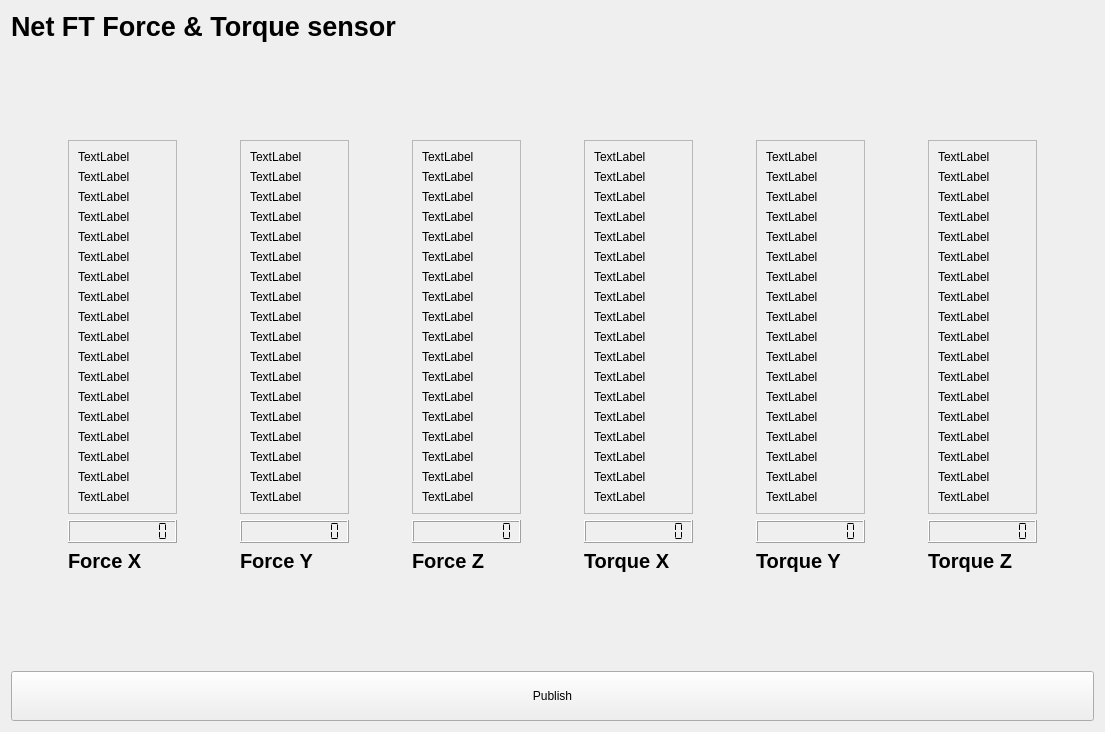
<?xml version="1.0" encoding="UTF-8"?>
<ui version="4.0">
 <class>Form</class>
 <widget class="QWidget" name="Form">
  <property name="geometry">
   <rect>
    <x>0</x>
    <y>0</y>
    <width>1105</width>
    <height>732</height>
   </rect>
  </property>
  <property name="windowTitle">
   <string>Form</string>
  </property>
  <layout class="QHBoxLayout" name="horizontalLayout_4">
   <item>
    <layout class="QGridLayout" name="gridLayout">
     <item row="2" column="0">
      <layout class="QGridLayout" name="gridLayout_4">
       <item row="0" column="0">
        <layout class="QGridLayout" name="gridLayout_5">
         <item row="1" column="0">
          <layout class="QHBoxLayout" name="horizontalLayout_2"/>
         </item>
         <item row="0" column="0">
          <layout class="QHBoxLayout" name="horizontalLayout_16">
           <item>
            <spacer name="horizontalSpacer_11">
             <property name="orientation">
              <enum>Qt::Horizontal</enum>
             </property>
             <property name="sizeHint" stdset="0">
              <size>
               <width>40</width>
               <height>20</height>
              </size>
             </property>
            </spacer>
           </item>
           <item>
            <layout class="QVBoxLayout" name="verticalLayout_14">
             <item>
              <spacer name="verticalSpacer_8">
               <property name="orientation">
                <enum>Qt::Vertical</enum>
               </property>
               <property name="sizeHint" stdset="0">
                <size>
                 <width>20</width>
                 <height>40</height>
                </size>
               </property>
              </spacer>
             </item>
             <item>
              <widget class="QFrame" name="frame_0">
               <property name="frameShape">
                <enum>QFrame::StyledPanel</enum>
               </property>
               <property name="frameShadow">
                <enum>QFrame::Raised</enum>
               </property>
               <layout class="QGridLayout" name="gridLayout_3">
                <item row="13" column="0">
                 <widget class="QLabel" name="clab_0_5">
                  <property name="text">
                   <string>TextLabel</string>
                  </property>
                 </widget>
                </item>
                <item row="8" column="0">
                 <widget class="QLabel" name="clab_0_10">
                  <property name="text">
                   <string>TextLabel</string>
                  </property>
                 </widget>
                </item>
                <item row="17" column="0">
                 <widget class="QLabel" name="clab_0_1">
                  <property name="text">
                   <string>TextLabel</string>
                  </property>
                 </widget>
                </item>
                <item row="18" column="0">
                 <widget class="QLabel" name="clab_0_0">
                  <property name="text">
                   <string>TextLabel</string>
                  </property>
                 </widget>
                </item>
                <item row="15" column="0">
                 <widget class="QLabel" name="clab_0_3">
                  <property name="text">
                   <string>TextLabel</string>
                  </property>
                 </widget>
                </item>
                <item row="16" column="0">
                 <widget class="QLabel" name="clab_0_2">
                  <property name="text">
                   <string>TextLabel</string>
                  </property>
                 </widget>
                </item>
                <item row="10" column="0">
                 <widget class="QLabel" name="clab_0_8">
                  <property name="text">
                   <string>TextLabel</string>
                  </property>
                 </widget>
                </item>
                <item row="14" column="0">
                 <widget class="QLabel" name="clab_0_4">
                  <property name="text">
                   <string>TextLabel</string>
                  </property>
                 </widget>
                </item>
                <item row="0" column="0">
                 <widget class="QLabel" name="clab_0_17">
                  <property name="text">
                   <string>TextLabel</string>
                  </property>
                 </widget>
                </item>
                <item row="12" column="0">
                 <widget class="QLabel" name="clab_0_6">
                  <property name="text">
                   <string>TextLabel</string>
                  </property>
                 </widget>
                </item>
                <item row="11" column="0">
                 <widget class="QLabel" name="clab_0_7">
                  <property name="text">
                   <string>TextLabel</string>
                  </property>
                 </widget>
                </item>
                <item row="6" column="0">
                 <widget class="QLabel" name="clab_0_11">
                  <property name="text">
                   <string>TextLabel</string>
                  </property>
                 </widget>
                </item>
                <item row="2" column="0">
                 <widget class="QLabel" name="clab_0_15">
                  <property name="text">
                   <string>TextLabel</string>
                  </property>
                 </widget>
                </item>
                <item row="4" column="0">
                 <widget class="QLabel" name="clab_0_13">
                  <property name="text">
                   <string>TextLabel</string>
                  </property>
                 </widget>
                </item>
                <item row="1" column="0">
                 <widget class="QLabel" name="clab_0_16">
                  <property name="text">
                   <string>TextLabel</string>
                  </property>
                 </widget>
                </item>
                <item row="3" column="0">
                 <widget class="QLabel" name="clab_0_14">
                  <property name="text">
                   <string>TextLabel</string>
                  </property>
                 </widget>
                </item>
                <item row="5" column="0">
                 <widget class="QLabel" name="clab_0_12">
                  <property name="text">
                   <string>TextLabel</string>
                  </property>
                 </widget>
                </item>
                <item row="9" column="0">
                 <widget class="QLabel" name="clab_0_9">
                  <property name="text">
                   <string>TextLabel</string>
                  </property>
                 </widget>
                </item>
               </layout>
              </widget>
             </item>
             <item>
              <widget class="QLCDNumber" name="lcd_display_0">
               <property name="font">
                <font>
                 <pointsize>15</pointsize>
                 <weight>75</weight>
                 <bold>true</bold>
                </font>
               </property>
               <property name="frameShadow">
                <enum>QFrame::Raised</enum>
               </property>
               <property name="numDigits">
                <number>10</number>
               </property>
               <property name="segmentStyle">
                <enum>QLCDNumber::Flat</enum>
               </property>
              </widget>
             </item>
             <item>
              <widget class="QLabel" name="clab_fx">
               <property name="font">
                <font>
                 <pointsize>15</pointsize>
                 <weight>75</weight>
                 <bold>true</bold>
                </font>
               </property>
               <property name="text">
                <string>Force X</string>
               </property>
              </widget>
             </item>
             <item>
              <spacer name="verticalSpacer_5">
               <property name="orientation">
                <enum>Qt::Vertical</enum>
               </property>
               <property name="sizeHint" stdset="0">
                <size>
                 <width>20</width>
                 <height>40</height>
                </size>
               </property>
              </spacer>
             </item>
            </layout>
           </item>
           <item>
            <spacer name="horizontalSpacer_9">
             <property name="orientation">
              <enum>Qt::Horizontal</enum>
             </property>
             <property name="sizeHint" stdset="0">
              <size>
               <width>40</width>
               <height>20</height>
              </size>
             </property>
            </spacer>
           </item>
           <item>
            <layout class="QVBoxLayout" name="verticalLayout_16">
             <item>
              <spacer name="verticalSpacer_10">
               <property name="orientation">
                <enum>Qt::Vertical</enum>
               </property>
               <property name="sizeHint" stdset="0">
                <size>
                 <width>20</width>
                 <height>40</height>
                </size>
               </property>
              </spacer>
             </item>
             <item>
              <widget class="QFrame" name="frame_1">
               <property name="frameShape">
                <enum>QFrame::StyledPanel</enum>
               </property>
               <property name="frameShadow">
                <enum>QFrame::Raised</enum>
               </property>
               <layout class="QGridLayout" name="gridLayout_6">
                <item row="10" column="0">
                 <widget class="QLabel" name="clab_1_7">
                  <property name="text">
                   <string>TextLabel</string>
                  </property>
                 </widget>
                </item>
                <item row="0" column="0">
                 <widget class="QLabel" name="clab_1_17">
                  <property name="text">
                   <string>TextLabel</string>
                  </property>
                 </widget>
                </item>
                <item row="7" column="0">
                 <widget class="QLabel" name="clab_1_10">
                  <property name="text">
                   <string>TextLabel</string>
                  </property>
                 </widget>
                </item>
                <item row="13" column="0">
                 <widget class="QLabel" name="clab_1_4">
                  <property name="text">
                   <string>TextLabel</string>
                  </property>
                 </widget>
                </item>
                <item row="1" column="0">
                 <widget class="QLabel" name="clab_1_16">
                  <property name="text">
                   <string>TextLabel</string>
                  </property>
                 </widget>
                </item>
                <item row="11" column="0">
                 <widget class="QLabel" name="clab_1_6">
                  <property name="text">
                   <string>TextLabel</string>
                  </property>
                 </widget>
                </item>
                <item row="2" column="0">
                 <widget class="QLabel" name="clab_1_15">
                  <property name="text">
                   <string>TextLabel</string>
                  </property>
                 </widget>
                </item>
                <item row="14" column="0">
                 <widget class="QLabel" name="clab_1_3">
                  <property name="text">
                   <string>TextLabel</string>
                  </property>
                 </widget>
                </item>
                <item row="9" column="0">
                 <widget class="QLabel" name="clab_1_8">
                  <property name="text">
                   <string>TextLabel</string>
                  </property>
                 </widget>
                </item>
                <item row="6" column="0">
                 <widget class="QLabel" name="clab_1_11">
                  <property name="text">
                   <string>TextLabel</string>
                  </property>
                 </widget>
                </item>
                <item row="3" column="0">
                 <widget class="QLabel" name="clab_1_14">
                  <property name="text">
                   <string>TextLabel</string>
                  </property>
                 </widget>
                </item>
                <item row="8" column="0">
                 <widget class="QLabel" name="clab_1_9">
                  <property name="text">
                   <string>TextLabel</string>
                  </property>
                 </widget>
                </item>
                <item row="12" column="0">
                 <widget class="QLabel" name="clab_1_5">
                  <property name="text">
                   <string>TextLabel</string>
                  </property>
                 </widget>
                </item>
                <item row="5" column="0">
                 <widget class="QLabel" name="clab_1_12">
                  <property name="text">
                   <string>TextLabel</string>
                  </property>
                 </widget>
                </item>
                <item row="15" column="0">
                 <widget class="QLabel" name="clab_1_2">
                  <property name="text">
                   <string>TextLabel</string>
                  </property>
                 </widget>
                </item>
                <item row="16" column="0">
                 <widget class="QLabel" name="clab_1_1">
                  <property name="text">
                   <string>TextLabel</string>
                  </property>
                 </widget>
                </item>
                <item row="4" column="0">
                 <widget class="QLabel" name="clab_1_13">
                  <property name="text">
                   <string>TextLabel</string>
                  </property>
                 </widget>
                </item>
                <item row="17" column="0">
                 <widget class="QLabel" name="clab_1_0">
                  <property name="text">
                   <string>TextLabel</string>
                  </property>
                 </widget>
                </item>
               </layout>
              </widget>
             </item>
             <item>
              <widget class="QLCDNumber" name="lcd_display_1">
               <property name="font">
                <font>
                 <pointsize>15</pointsize>
                 <weight>75</weight>
                 <bold>true</bold>
                </font>
               </property>
               <property name="numDigits">
                <number>10</number>
               </property>
               <property name="segmentStyle">
                <enum>QLCDNumber::Flat</enum>
               </property>
              </widget>
             </item>
             <item>
              <widget class="QLabel" name="clab_fy">
               <property name="font">
                <font>
                 <pointsize>15</pointsize>
                 <weight>75</weight>
                 <bold>true</bold>
                </font>
               </property>
               <property name="text">
                <string>Force Y</string>
               </property>
              </widget>
             </item>
             <item>
              <spacer name="verticalSpacer_6">
               <property name="orientation">
                <enum>Qt::Vertical</enum>
               </property>
               <property name="sizeHint" stdset="0">
                <size>
                 <width>20</width>
                 <height>40</height>
                </size>
               </property>
              </spacer>
             </item>
            </layout>
           </item>
           <item>
            <spacer name="horizontalSpacer_10">
             <property name="orientation">
              <enum>Qt::Horizontal</enum>
             </property>
             <property name="sizeHint" stdset="0">
              <size>
               <width>40</width>
               <height>20</height>
              </size>
             </property>
            </spacer>
           </item>
           <item>
            <layout class="QVBoxLayout" name="verticalLayout_13">
             <item>
              <spacer name="verticalSpacer_13">
               <property name="orientation">
                <enum>Qt::Vertical</enum>
               </property>
               <property name="sizeHint" stdset="0">
                <size>
                 <width>20</width>
                 <height>40</height>
                </size>
               </property>
              </spacer>
             </item>
             <item>
              <widget class="QFrame" name="frame_2">
               <property name="frameShape">
                <enum>QFrame::StyledPanel</enum>
               </property>
               <property name="frameShadow">
                <enum>QFrame::Raised</enum>
               </property>
               <layout class="QGridLayout" name="gridLayout_7">
                <item row="17" column="0">
                 <widget class="QLabel" name="clab_2_1">
                  <property name="text">
                   <string>TextLabel</string>
                  </property>
                 </widget>
                </item>
                <item row="16" column="0">
                 <widget class="QLabel" name="clab_2_2">
                  <property name="text">
                   <string>TextLabel</string>
                  </property>
                 </widget>
                </item>
                <item row="3" column="0">
                 <widget class="QLabel" name="clab_2_15">
                  <property name="text">
                   <string>TextLabel</string>
                  </property>
                 </widget>
                </item>
                <item row="5" column="0">
                 <widget class="QLabel" name="clab_2_13">
                  <property name="text">
                   <string>TextLabel</string>
                  </property>
                 </widget>
                </item>
                <item row="2" column="0">
                 <widget class="QLabel" name="clab_2_16">
                  <property name="text">
                   <string>TextLabel</string>
                  </property>
                 </widget>
                </item>
                <item row="13" column="0">
                 <widget class="QLabel" name="clab_2_5">
                  <property name="text">
                   <string>TextLabel</string>
                  </property>
                 </widget>
                </item>
                <item row="1" column="0">
                 <widget class="QLabel" name="clab_2_17">
                  <property name="text">
                   <string>TextLabel</string>
                  </property>
                 </widget>
                </item>
                <item row="4" column="0">
                 <widget class="QLabel" name="clab_2_14">
                  <property name="text">
                   <string>TextLabel</string>
                  </property>
                 </widget>
                </item>
                <item row="12" column="0">
                 <widget class="QLabel" name="clab_2_6">
                  <property name="text">
                   <string>TextLabel</string>
                  </property>
                 </widget>
                </item>
                <item row="15" column="0">
                 <widget class="QLabel" name="clab_2_3">
                  <property name="text">
                   <string>TextLabel</string>
                  </property>
                 </widget>
                </item>
                <item row="10" column="0">
                 <widget class="QLabel" name="clab_2_8">
                  <property name="text">
                   <string>TextLabel</string>
                  </property>
                 </widget>
                </item>
                <item row="18" column="0">
                 <widget class="QLabel" name="clab_2_0">
                  <property name="text">
                   <string>TextLabel</string>
                  </property>
                 </widget>
                </item>
                <item row="7" column="0">
                 <widget class="QLabel" name="clab_2_11">
                  <property name="text">
                   <string>TextLabel</string>
                  </property>
                 </widget>
                </item>
                <item row="6" column="0">
                 <widget class="QLabel" name="clab_2_12">
                  <property name="text">
                   <string>TextLabel</string>
                  </property>
                 </widget>
                </item>
                <item row="8" column="0">
                 <widget class="QLabel" name="clab_2_10">
                  <property name="text">
                   <string>TextLabel</string>
                  </property>
                 </widget>
                </item>
                <item row="9" column="0">
                 <widget class="QLabel" name="clab_2_9">
                  <property name="text">
                   <string>TextLabel</string>
                  </property>
                 </widget>
                </item>
                <item row="14" column="0">
                 <widget class="QLabel" name="clab_2_4">
                  <property name="text">
                   <string>TextLabel</string>
                  </property>
                 </widget>
                </item>
                <item row="11" column="0">
                 <widget class="QLabel" name="clab_2_7">
                  <property name="text">
                   <string>TextLabel</string>
                  </property>
                 </widget>
                </item>
               </layout>
              </widget>
             </item>
             <item>
              <widget class="QLCDNumber" name="lcd_display_2">
               <property name="font">
                <font>
                 <pointsize>15</pointsize>
                 <weight>75</weight>
                 <bold>true</bold>
                </font>
               </property>
               <property name="numDigits">
                <number>10</number>
               </property>
               <property name="segmentStyle">
                <enum>QLCDNumber::Flat</enum>
               </property>
              </widget>
             </item>
             <item>
              <widget class="QLabel" name="clab_fz">
               <property name="font">
                <font>
                 <pointsize>15</pointsize>
                 <weight>75</weight>
                 <bold>true</bold>
                </font>
               </property>
               <property name="text">
                <string>Force Z</string>
               </property>
              </widget>
             </item>
             <item>
              <spacer name="verticalSpacer_7">
               <property name="orientation">
                <enum>Qt::Vertical</enum>
               </property>
               <property name="sizeHint" stdset="0">
                <size>
                 <width>20</width>
                 <height>40</height>
                </size>
               </property>
              </spacer>
             </item>
            </layout>
           </item>
           <item>
            <spacer name="horizontalSpacer_12">
             <property name="orientation">
              <enum>Qt::Horizontal</enum>
             </property>
             <property name="sizeHint" stdset="0">
              <size>
               <width>40</width>
               <height>20</height>
              </size>
             </property>
            </spacer>
           </item>
           <item>
            <layout class="QVBoxLayout" name="verticalLayout_12">
             <item>
              <spacer name="verticalSpacer_14">
               <property name="orientation">
                <enum>Qt::Vertical</enum>
               </property>
               <property name="sizeHint" stdset="0">
                <size>
                 <width>20</width>
                 <height>40</height>
                </size>
               </property>
              </spacer>
             </item>
             <item>
              <widget class="QFrame" name="frame_3">
               <property name="frameShape">
                <enum>QFrame::StyledPanel</enum>
               </property>
               <property name="frameShadow">
                <enum>QFrame::Raised</enum>
               </property>
               <layout class="QGridLayout" name="gridLayout_8">
                <item row="14" column="0">
                 <widget class="QLabel" name="clab_3_3">
                  <property name="text">
                   <string>TextLabel</string>
                  </property>
                 </widget>
                </item>
                <item row="2" column="0">
                 <widget class="QLabel" name="clab_3_15">
                  <property name="text">
                   <string>TextLabel</string>
                  </property>
                 </widget>
                </item>
                <item row="10" column="0">
                 <widget class="QLabel" name="clab_3_7">
                  <property name="text">
                   <string>TextLabel</string>
                  </property>
                 </widget>
                </item>
                <item row="9" column="0">
                 <widget class="QLabel" name="clab_3_8">
                  <property name="text">
                   <string>TextLabel</string>
                  </property>
                 </widget>
                </item>
                <item row="12" column="0">
                 <widget class="QLabel" name="clab_3_5">
                  <property name="text">
                   <string>TextLabel</string>
                  </property>
                 </widget>
                </item>
                <item row="17" column="0">
                 <widget class="QLabel" name="clab_3_0">
                  <property name="text">
                   <string>TextLabel</string>
                  </property>
                 </widget>
                </item>
                <item row="15" column="0">
                 <widget class="QLabel" name="clab_3_2">
                  <property name="text">
                   <string>TextLabel</string>
                  </property>
                 </widget>
                </item>
                <item row="8" column="0">
                 <widget class="QLabel" name="clab_3_9">
                  <property name="text">
                   <string>TextLabel</string>
                  </property>
                 </widget>
                </item>
                <item row="11" column="0">
                 <widget class="QLabel" name="clab_3_6">
                  <property name="text">
                   <string>TextLabel</string>
                  </property>
                 </widget>
                </item>
                <item row="4" column="0">
                 <widget class="QLabel" name="clab_3_13">
                  <property name="text">
                   <string>TextLabel</string>
                  </property>
                 </widget>
                </item>
                <item row="13" column="0">
                 <widget class="QLabel" name="clab_3_4">
                  <property name="text">
                   <string>TextLabel</string>
                  </property>
                 </widget>
                </item>
                <item row="16" column="0">
                 <widget class="QLabel" name="clab_3_1">
                  <property name="text">
                   <string>TextLabel</string>
                  </property>
                 </widget>
                </item>
                <item row="5" column="0">
                 <widget class="QLabel" name="clab_3_12">
                  <property name="text">
                   <string>TextLabel</string>
                  </property>
                 </widget>
                </item>
                <item row="6" column="0">
                 <widget class="QLabel" name="clab_3_11">
                  <property name="text">
                   <string>TextLabel</string>
                  </property>
                 </widget>
                </item>
                <item row="3" column="0">
                 <widget class="QLabel" name="clab_3_14">
                  <property name="text">
                   <string>TextLabel</string>
                  </property>
                 </widget>
                </item>
                <item row="7" column="0">
                 <widget class="QLabel" name="clab_3_10">
                  <property name="text">
                   <string>TextLabel</string>
                  </property>
                 </widget>
                </item>
                <item row="0" column="0">
                 <widget class="QLabel" name="clab_3_17">
                  <property name="text">
                   <string>TextLabel</string>
                  </property>
                 </widget>
                </item>
                <item row="1" column="0">
                 <widget class="QLabel" name="clab_3_16">
                  <property name="text">
                   <string>TextLabel</string>
                  </property>
                 </widget>
                </item>
               </layout>
              </widget>
             </item>
             <item>
              <widget class="QLCDNumber" name="lcd_display_3">
               <property name="font">
                <font>
                 <pointsize>15</pointsize>
                 <weight>75</weight>
                 <bold>true</bold>
                </font>
               </property>
               <property name="numDigits">
                <number>10</number>
               </property>
               <property name="segmentStyle">
                <enum>QLCDNumber::Flat</enum>
               </property>
              </widget>
             </item>
             <item>
              <widget class="QLabel" name="clab_tx">
               <property name="font">
                <font>
                 <pointsize>15</pointsize>
                 <weight>75</weight>
                 <bold>true</bold>
                </font>
               </property>
               <property name="text">
                <string>Torque X</string>
               </property>
              </widget>
             </item>
             <item>
              <spacer name="verticalSpacer_18">
               <property name="orientation">
                <enum>Qt::Vertical</enum>
               </property>
               <property name="sizeHint" stdset="0">
                <size>
                 <width>20</width>
                 <height>40</height>
                </size>
               </property>
              </spacer>
             </item>
            </layout>
           </item>
           <item>
            <spacer name="horizontalSpacer_13">
             <property name="orientation">
              <enum>Qt::Horizontal</enum>
             </property>
             <property name="sizeHint" stdset="0">
              <size>
               <width>40</width>
               <height>20</height>
              </size>
             </property>
            </spacer>
           </item>
           <item>
            <layout class="QVBoxLayout" name="verticalLayout_17">
             <item>
              <spacer name="verticalSpacer_15">
               <property name="orientation">
                <enum>Qt::Vertical</enum>
               </property>
               <property name="sizeHint" stdset="0">
                <size>
                 <width>20</width>
                 <height>40</height>
                </size>
               </property>
              </spacer>
             </item>
             <item>
              <widget class="QFrame" name="frame_4">
               <property name="font">
                <font>
                 <weight>50</weight>
                 <bold>false</bold>
                </font>
               </property>
               <property name="frameShape">
                <enum>QFrame::StyledPanel</enum>
               </property>
               <property name="frameShadow">
                <enum>QFrame::Raised</enum>
               </property>
               <property name="lineWidth">
                <number>2</number>
               </property>
               <layout class="QGridLayout" name="gridLayout_10">
                <item row="5" column="0">
                 <widget class="QLabel" name="clab_4_12">
                  <property name="text">
                   <string>TextLabel</string>
                  </property>
                 </widget>
                </item>
                <item row="3" column="0">
                 <widget class="QLabel" name="clab_4_14">
                  <property name="text">
                   <string>TextLabel</string>
                  </property>
                 </widget>
                </item>
                <item row="6" column="0">
                 <widget class="QLabel" name="clab_4_11">
                  <property name="text">
                   <string>TextLabel</string>
                  </property>
                 </widget>
                </item>
                <item row="8" column="0">
                 <widget class="QLabel" name="clab_4_9">
                  <property name="text">
                   <string>TextLabel</string>
                  </property>
                 </widget>
                </item>
                <item row="0" column="0">
                 <widget class="QLabel" name="clab_4_17">
                  <property name="text">
                   <string>TextLabel</string>
                  </property>
                 </widget>
                </item>
                <item row="15" column="0">
                 <widget class="QLabel" name="clab_4_2">
                  <property name="text">
                   <string>TextLabel</string>
                  </property>
                 </widget>
                </item>
                <item row="17" column="0">
                 <widget class="QLabel" name="clab_4_0">
                  <property name="text">
                   <string>TextLabel</string>
                  </property>
                 </widget>
                </item>
                <item row="9" column="0">
                 <widget class="QLabel" name="clab_4_8">
                  <property name="text">
                   <string>TextLabel</string>
                  </property>
                 </widget>
                </item>
                <item row="1" column="0">
                 <widget class="QLabel" name="clab_4_16">
                  <property name="text">
                   <string>TextLabel</string>
                  </property>
                 </widget>
                </item>
                <item row="2" column="0">
                 <widget class="QLabel" name="clab_4_15">
                  <property name="text">
                   <string>TextLabel</string>
                  </property>
                 </widget>
                </item>
                <item row="16" column="0">
                 <widget class="QLabel" name="clab_4_1">
                  <property name="text">
                   <string>TextLabel</string>
                  </property>
                 </widget>
                </item>
                <item row="12" column="0">
                 <widget class="QLabel" name="clab_4_5">
                  <property name="text">
                   <string>TextLabel</string>
                  </property>
                 </widget>
                </item>
                <item row="4" column="0">
                 <widget class="QLabel" name="clab_4_13">
                  <property name="text">
                   <string>TextLabel</string>
                  </property>
                 </widget>
                </item>
                <item row="10" column="0">
                 <widget class="QLabel" name="clab_4_7">
                  <property name="text">
                   <string>TextLabel</string>
                  </property>
                 </widget>
                </item>
                <item row="14" column="0">
                 <widget class="QLabel" name="clab_4_3">
                  <property name="text">
                   <string>TextLabel</string>
                  </property>
                 </widget>
                </item>
                <item row="7" column="0">
                 <widget class="QLabel" name="clab_4_10">
                  <property name="text">
                   <string>TextLabel</string>
                  </property>
                 </widget>
                </item>
                <item row="13" column="0">
                 <widget class="QLabel" name="clab_4_4">
                  <property name="text">
                   <string>TextLabel</string>
                  </property>
                 </widget>
                </item>
                <item row="11" column="0">
                 <widget class="QLabel" name="clab_4_6">
                  <property name="text">
                   <string>TextLabel</string>
                  </property>
                 </widget>
                </item>
               </layout>
              </widget>
             </item>
             <item>
              <widget class="QLCDNumber" name="lcd_display_4">
               <property name="font">
                <font>
                 <family>Ubuntu</family>
                 <pointsize>15</pointsize>
                 <weight>75</weight>
                 <bold>true</bold>
                </font>
               </property>
               <property name="numDigits">
                <number>10</number>
               </property>
               <property name="segmentStyle">
                <enum>QLCDNumber::Flat</enum>
               </property>
              </widget>
             </item>
             <item>
              <widget class="QLabel" name="clab_ty">
               <property name="font">
                <font>
                 <pointsize>15</pointsize>
                 <weight>75</weight>
                 <bold>true</bold>
                </font>
               </property>
               <property name="text">
                <string>Torque Y</string>
               </property>
              </widget>
             </item>
             <item>
              <spacer name="verticalSpacer_19">
               <property name="orientation">
                <enum>Qt::Vertical</enum>
               </property>
               <property name="sizeHint" stdset="0">
                <size>
                 <width>20</width>
                 <height>40</height>
                </size>
               </property>
              </spacer>
             </item>
            </layout>
           </item>
           <item>
            <spacer name="horizontalSpacer_16">
             <property name="orientation">
              <enum>Qt::Horizontal</enum>
             </property>
             <property name="sizeHint" stdset="0">
              <size>
               <width>40</width>
               <height>20</height>
              </size>
             </property>
            </spacer>
           </item>
           <item>
            <layout class="QVBoxLayout" name="verticalLayout_15">
             <item>
              <spacer name="verticalSpacer_16">
               <property name="orientation">
                <enum>Qt::Vertical</enum>
               </property>
               <property name="sizeHint" stdset="0">
                <size>
                 <width>20</width>
                 <height>40</height>
                </size>
               </property>
              </spacer>
             </item>
             <item>
              <widget class="QFrame" name="frame_5">
               <property name="frameShape">
                <enum>QFrame::StyledPanel</enum>
               </property>
               <property name="frameShadow">
                <enum>QFrame::Raised</enum>
               </property>
               <layout class="QGridLayout" name="gridLayout_9">
                <item row="9" column="0">
                 <widget class="QLabel" name="clab_5_8">
                  <property name="text">
                   <string>TextLabel</string>
                  </property>
                 </widget>
                </item>
                <item row="8" column="0">
                 <widget class="QLabel" name="clab_5_9">
                  <property name="text">
                   <string>TextLabel</string>
                  </property>
                 </widget>
                </item>
                <item row="6" column="0">
                 <widget class="QLabel" name="clab_5_11">
                  <property name="text">
                   <string>TextLabel</string>
                  </property>
                 </widget>
                </item>
                <item row="17" column="0">
                 <widget class="QLabel" name="clab_5_0">
                  <property name="text">
                   <string>TextLabel</string>
                  </property>
                 </widget>
                </item>
                <item row="10" column="0">
                 <widget class="QLabel" name="clab_5_7">
                  <property name="text">
                   <string>TextLabel</string>
                  </property>
                 </widget>
                </item>
                <item row="1" column="0">
                 <widget class="QLabel" name="clab_5_16">
                  <property name="text">
                   <string>TextLabel</string>
                  </property>
                 </widget>
                </item>
                <item row="14" column="0">
                 <widget class="QLabel" name="clab_5_3">
                  <property name="text">
                   <string>TextLabel</string>
                  </property>
                 </widget>
                </item>
                <item row="4" column="0">
                 <widget class="QLabel" name="clab_5_13">
                  <property name="text">
                   <string>TextLabel</string>
                  </property>
                 </widget>
                </item>
                <item row="7" column="0">
                 <widget class="QLabel" name="clab_5_10">
                  <property name="text">
                   <string>TextLabel</string>
                  </property>
                 </widget>
                </item>
                <item row="13" column="0">
                 <widget class="QLabel" name="clab_5_4">
                  <property name="text">
                   <string>TextLabel</string>
                  </property>
                 </widget>
                </item>
                <item row="5" column="0">
                 <widget class="QLabel" name="clab_5_12">
                  <property name="text">
                   <string>TextLabel</string>
                  </property>
                 </widget>
                </item>
                <item row="3" column="0">
                 <widget class="QLabel" name="clab_5_14">
                  <property name="text">
                   <string>TextLabel</string>
                  </property>
                 </widget>
                </item>
                <item row="2" column="0">
                 <widget class="QLabel" name="clab_5_15">
                  <property name="text">
                   <string>TextLabel</string>
                  </property>
                 </widget>
                </item>
                <item row="0" column="0">
                 <widget class="QLabel" name="clab_5_17">
                  <property name="text">
                   <string>TextLabel</string>
                  </property>
                 </widget>
                </item>
                <item row="12" column="0">
                 <widget class="QLabel" name="clab_5_5">
                  <property name="text">
                   <string>TextLabel</string>
                  </property>
                 </widget>
                </item>
                <item row="16" column="0">
                 <widget class="QLabel" name="clab_5_1">
                  <property name="text">
                   <string>TextLabel</string>
                  </property>
                 </widget>
                </item>
                <item row="15" column="0">
                 <widget class="QLabel" name="clab_5_2">
                  <property name="text">
                   <string>TextLabel</string>
                  </property>
                 </widget>
                </item>
                <item row="11" column="0">
                 <widget class="QLabel" name="clab_5_6">
                  <property name="text">
                   <string>TextLabel</string>
                  </property>
                 </widget>
                </item>
               </layout>
              </widget>
             </item>
             <item>
              <widget class="QLCDNumber" name="lcd_display_5">
               <property name="font">
                <font>
                 <pointsize>15</pointsize>
                 <weight>75</weight>
                 <bold>true</bold>
                 <stylestrategy>PreferDefault</stylestrategy>
                </font>
               </property>
               <property name="numDigits">
                <number>10</number>
               </property>
               <property name="segmentStyle">
                <enum>QLCDNumber::Flat</enum>
               </property>
              </widget>
             </item>
             <item>
              <widget class="QLabel" name="clab_tz">
               <property name="font">
                <font>
                 <pointsize>15</pointsize>
                 <weight>75</weight>
                 <bold>true</bold>
                </font>
               </property>
               <property name="text">
                <string>Torque Z</string>
               </property>
              </widget>
             </item>
             <item>
              <spacer name="verticalSpacer_22">
               <property name="orientation">
                <enum>Qt::Vertical</enum>
               </property>
               <property name="sizeHint" stdset="0">
                <size>
                 <width>20</width>
                 <height>40</height>
                </size>
               </property>
              </spacer>
             </item>
            </layout>
           </item>
           <item>
            <spacer name="horizontalSpacer_15">
             <property name="orientation">
              <enum>Qt::Horizontal</enum>
             </property>
             <property name="sizeHint" stdset="0">
              <size>
               <width>40</width>
               <height>20</height>
              </size>
             </property>
            </spacer>
           </item>
          </layout>
         </item>
         <item row="4" column="0">
          <layout class="QHBoxLayout" name="horizontalLayout_18"/>
         </item>
         <item row="2" column="0">
          <widget class="QPushButton" name="subscribe">
           <property name="minimumSize">
            <size>
             <width>200</width>
             <height>50</height>
            </size>
           </property>
           <property name="text">
            <string>Publish</string>
           </property>
          </widget>
         </item>
        </layout>
       </item>
      </layout>
     </item>
     <item row="1" column="0">
      <widget class="QLabel" name="label">
       <property name="font">
        <font>
         <pointsize>20</pointsize>
         <weight>75</weight>
         <bold>true</bold>
        </font>
       </property>
       <property name="text">
        <string>Net FT Force &amp; Torque sensor</string>
       </property>
      </widget>
     </item>
    </layout>
   </item>
  </layout>
 </widget>
 <resources/>
 <connections/>
</ui>
